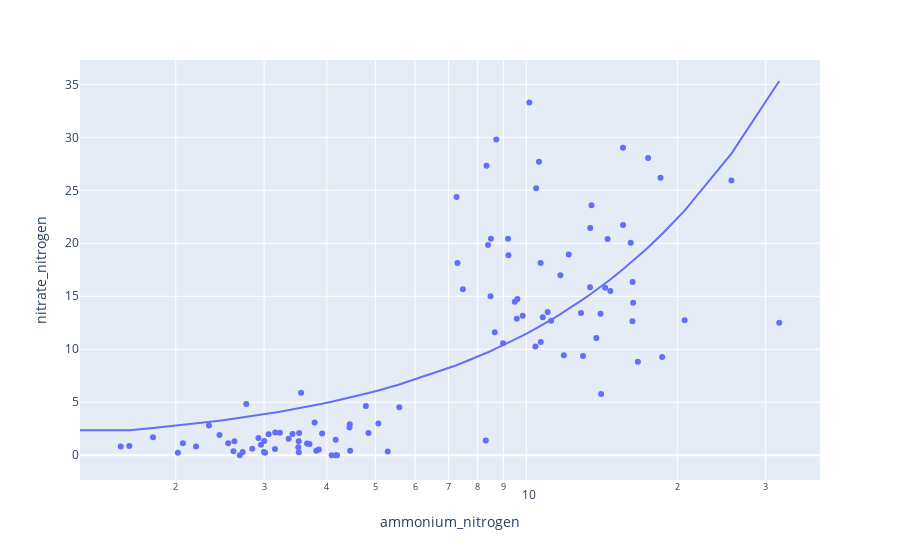

Notebook source saved alongside this figure:
### Code cell
fig = px.scatter(df, x="ammonium_nitrogen", y="nitrate_nitrogen", trendline = "ols", log_x=True)
fig.show()
